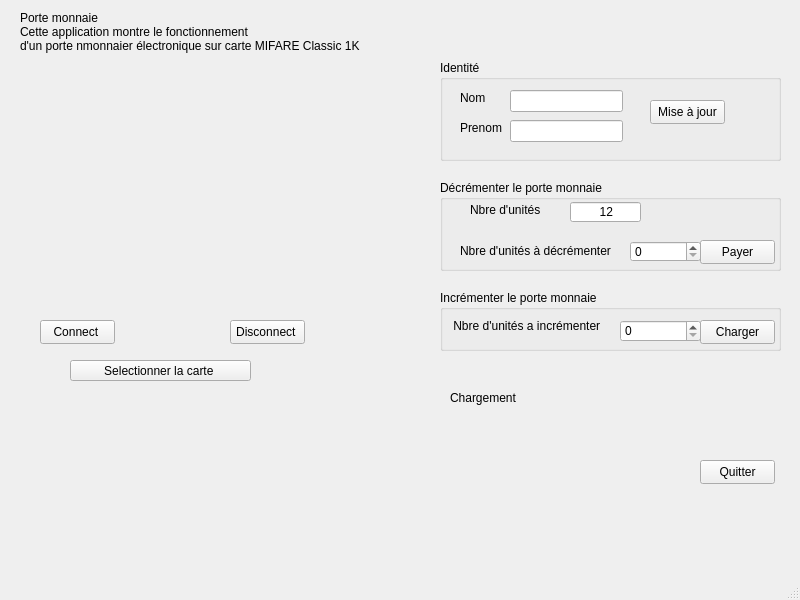
<?xml version="1.0" encoding="UTF-8"?>
<ui version="4.0">
 <class>Maintp1</class>
 <widget class="QMainWindow" name="Maintp1">
  <property name="geometry">
   <rect>
    <x>0</x>
    <y>0</y>
    <width>800</width>
    <height>600</height>
   </rect>
  </property>
  <property name="windowTitle">
   <string>Maintp1</string>
  </property>
  <widget class="QWidget" name="centralwidget">
   <widget class="QGroupBox" name="groupIdentity">
    <property name="geometry">
     <rect>
      <x>440</x>
      <y>60</y>
      <width>341</width>
      <height>101</height>
     </rect>
    </property>
    <property name="title">
     <string>Identité</string>
    </property>
    <widget class="QLabel" name="Nom">
     <property name="geometry">
      <rect>
       <x>20</x>
       <y>30</y>
       <width>49</width>
       <height>16</height>
      </rect>
     </property>
     <property name="text">
      <string>Nom</string>
     </property>
    </widget>
    <widget class="QLabel" name="Prenom">
     <property name="geometry">
      <rect>
       <x>20</x>
       <y>60</y>
       <width>49</width>
       <height>16</height>
      </rect>
     </property>
     <property name="text">
      <string>Prenom</string>
     </property>
    </widget>
    <widget class="QLineEdit" name="editNom">
     <property name="geometry">
      <rect>
       <x>70</x>
       <y>30</y>
       <width>113</width>
       <height>22</height>
      </rect>
     </property>
    </widget>
    <widget class="QLineEdit" name="EditPrenom">
     <property name="geometry">
      <rect>
       <x>70</x>
       <y>60</y>
       <width>113</width>
       <height>22</height>
      </rect>
     </property>
    </widget>
    <widget class="QPushButton" name="btnUpdate">
     <property name="geometry">
      <rect>
       <x>210</x>
       <y>40</y>
       <width>75</width>
       <height>24</height>
      </rect>
     </property>
     <property name="text">
      <string>Mise à jour</string>
     </property>
    </widget>
   </widget>
   <widget class="QGroupBox" name="groupPay">
    <property name="geometry">
     <rect>
      <x>440</x>
      <y>180</y>
      <width>341</width>
      <height>91</height>
     </rect>
    </property>
    <property name="title">
     <string>Décrémenter le porte monnaie </string>
    </property>
    <widget class="QLabel" name="Nbr1">
     <property name="geometry">
      <rect>
       <x>30</x>
       <y>20</y>
       <width>91</width>
       <height>20</height>
      </rect>
     </property>
     <property name="text">
      <string>Nbre d'unités</string>
     </property>
    </widget>
    <widget class="QLabel" name="Nbr2">
     <property name="geometry">
      <rect>
       <x>20</x>
       <y>60</y>
       <width>161</width>
       <height>21</height>
      </rect>
     </property>
     <property name="text">
      <string>Nbre d'unités à décrémenter</string>
     </property>
    </widget>
    <widget class="QLineEdit" name="editUnits">
     <property name="geometry">
      <rect>
       <x>130</x>
       <y>22</y>
       <width>71</width>
       <height>20</height>
      </rect>
     </property>
     <property name="text">
      <string>        12</string>
     </property>
     <property name="readOnly">
      <bool>true</bool>
     </property>
    </widget>
    <widget class="QSpinBox" name="spinDecrement">
     <property name="geometry">
      <rect>
       <x>190</x>
       <y>61</y>
       <width>71</width>
       <height>21</height>
      </rect>
     </property>
     <property name="maximum">
      <number>9999</number>
     </property>
    </widget>
    <widget class="QPushButton" name="btnPay">
     <property name="geometry">
      <rect>
       <x>260</x>
       <y>60</y>
       <width>75</width>
       <height>24</height>
      </rect>
     </property>
     <property name="text">
      <string>Payer</string>
     </property>
    </widget>
   </widget>
   <widget class="QGroupBox" name="groupCharge">
    <property name="geometry">
     <rect>
      <x>440</x>
      <y>290</y>
      <width>341</width>
      <height>61</height>
     </rect>
    </property>
    <property name="title">
     <string>Incrémenter le porte monnaie </string>
    </property>
    <widget class="QLabel" name="label_4">
     <property name="geometry">
      <rect>
       <x>10</x>
       <y>25</y>
       <width>181</width>
       <height>21</height>
      </rect>
     </property>
     <property name="text">
      <string> Nbre d'unités a incrémenter </string>
     </property>
    </widget>
    <widget class="QSpinBox" name="spinIncrement">
     <property name="geometry">
      <rect>
       <x>180</x>
       <y>30</y>
       <width>81</width>
       <height>22</height>
      </rect>
     </property>
    </widget>
    <widget class="QPushButton" name="btnCharge">
     <property name="geometry">
      <rect>
       <x>260</x>
       <y>30</y>
       <width>75</width>
       <height>24</height>
      </rect>
     </property>
     <property name="text">
      <string>Charger</string>
     </property>
    </widget>
   </widget>
   <widget class="QLabel" name="label">
    <property name="geometry">
     <rect>
      <x>20</x>
      <y>-40</y>
      <width>631</width>
      <height>101</height>
     </rect>
    </property>
    <property name="text">
     <string>


Porte monnaie 
Cette application montre le fonctionnement 
d'un porte nmonnaier électronique sur carte MIFARE Classic 1K</string>
    </property>
   </widget>
   <widget class="QPushButton" name="btnConnect">
    <property name="geometry">
     <rect>
      <x>40</x>
      <y>320</y>
      <width>75</width>
      <height>24</height>
     </rect>
    </property>
    <property name="text">
     <string>Connect </string>
    </property>
   </widget>
   <widget class="QPushButton" name="btnDisconnect">
    <property name="geometry">
     <rect>
      <x>230</x>
      <y>320</y>
      <width>75</width>
      <height>24</height>
     </rect>
    </property>
    <property name="text">
     <string>Disconnect </string>
    </property>
   </widget>
   <widget class="QPushButton" name="btnSelectCard">
    <property name="geometry">
     <rect>
      <x>70</x>
      <y>360</y>
      <width>181</width>
      <height>21</height>
     </rect>
    </property>
    <property name="text">
     <string>Selectionner la carte </string>
    </property>
   </widget>
   <widget class="QPushButton" name="btnQuit">
    <property name="geometry">
     <rect>
      <x>700</x>
      <y>460</y>
      <width>75</width>
      <height>24</height>
     </rect>
    </property>
    <property name="text">
     <string>Quitter</string>
    </property>
   </widget>
   <widget class="QLabel" name="logo">
    <property name="geometry">
     <rect>
      <x>60</x>
      <y>110</y>
      <width>231</width>
      <height>141</height>
     </rect>
    </property>
    <property name="text">
     <string/>
    </property>
   </widget>
   <widget class="QLabel" name="labelStatus">
    <property name="geometry">
     <rect>
      <x>450</x>
      <y>390</y>
      <width>231</width>
      <height>16</height>
     </rect>
    </property>
    <property name="text">
     <string>Chargement </string>
    </property>
   </widget>
  </widget>
  <widget class="QMenuBar" name="menubar">
   <property name="geometry">
    <rect>
     <x>0</x>
     <y>0</y>
     <width>800</width>
     <height>22</height>
    </rect>
   </property>
  </widget>
  <widget class="QStatusBar" name="statusbar"/>
 </widget>
 <resources/>
 <connections/>
</ui>
